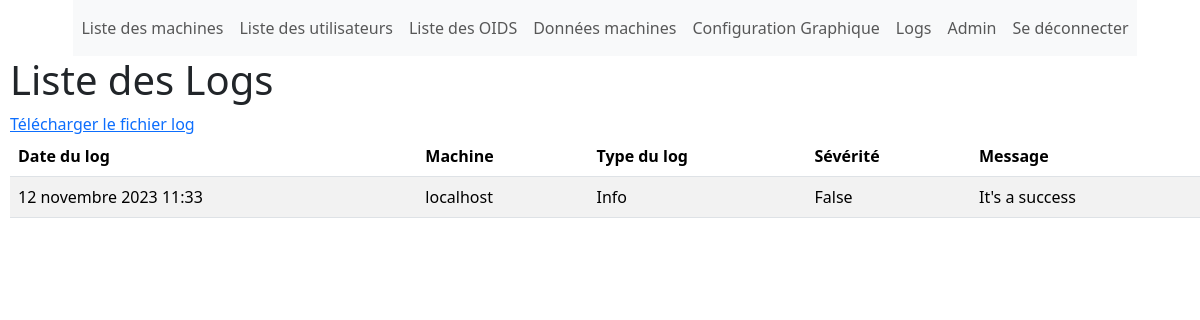
The app's page /menu_principal/logs (signed in) with its own data.
### configuration/models.py (models this page shows, shortened)
class Logs(models.Model):
    date = models.DateTimeField(default=timezone.now)
    idMachine = models.ForeignKey(Machine, on_delete=models.CASCADE)
    type_log = models.CharField(max_length=255)
    informations = models.CharField(max_length=255)
    is_error = models.BooleanField(default=False)

class Machine(models.Model):
    name = models.CharField(max_length=255)
    IPAdresse = models.GenericIPAddressField()
    port = models.IntegerField(default=161)
    SNMP_CHOICES = [
        ('1', 'Version 1'),
        ('2c', 'Version 2c'),
        ('3', 'Version 3')
    ]
    SNMPType = models.CharField(max_length=3, choices=SNMP_CHOICES, default='1')
    Community = models.CharField(max_length=255, default=None)

### configuration/views.py (the view)
# urls.py: path('logs', views.logs, name='logs'),
@login_required
def logs(request):
    logs = Logs.objects.all()
    return render(request, 'liste_logs.html', {'logs': logs})

### configuration/templates/liste_logs.html (shortened to what this page needs)
{% include 'template.html' %}
<!DOCTYPE html>
<html lang="fr">
<head>
</head>
<body>
    <h1>Liste des Logs</h1>
    <a href="{% url 'download_log' %}">Télécharger le fichier log</a>
    <table class="table table-striped"">
        <thead>
            <tr>
                <th scope="col" >Date du log</th>
                <th scope="col" >Machine</th>
                <th scope="col" >Type du log</th>
                <th scope="col" >Sévérité</th>
                <th scope="col" >Message</th>
            </tr>
        </thead>
        <tbody>
            {% for log in logs %}
            <tr>
                <td>{{ log.date }}</td>
                <td>{{ log.idMachine.name }}</td>
                <td>{{ log.type_log }}</td>
                <td>{{ log.is_error }}</td>
                <td>{{ log.informations }}</td>
            </tr>
            {% endfor %}
        </tbody>
    </table>
</body>
</html>

### configuration/templates/template.html (style rules this page uses)
body { margin-left: 10px; }

### records on screen
Logs: date "12 novembre 2023 11:33", idMachine.name "localhost", type_log "Info", is_error "False", informations "It's a success"
